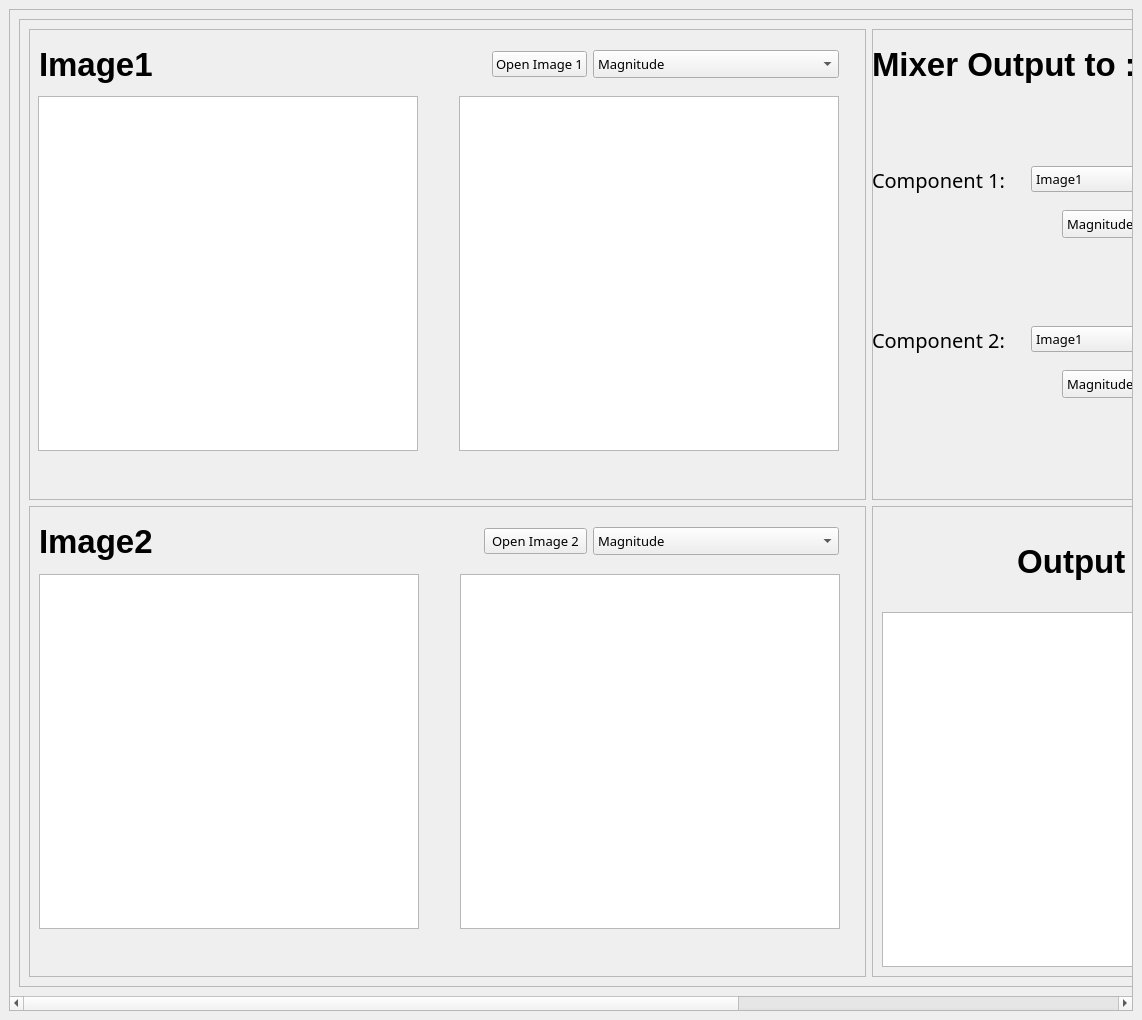
<?xml version="1.0" encoding="UTF-8"?>
<ui version="4.0">
 <class>MainWindow</class>
 <widget class="QMainWindow" name="MainWindow">
  <property name="geometry">
   <rect>
    <x>0</x>
    <y>0</y>
    <width>1142</width>
    <height>1020</height>
   </rect>
  </property>
  <property name="windowTitle">
   <string>MainWindow</string>
  </property>
  <widget class="QWidget" name="centralwidget">
   <layout class="QVBoxLayout" name="verticalLayout_6">
    <item>
     <widget class="QScrollArea" name="scrollArea">
      <property name="widgetResizable">
       <bool>true</bool>
      </property>
      <widget class="QWidget" name="scrollAreaWidgetContents">
       <property name="geometry">
        <rect>
         <x>0</x>
         <y>0</y>
         <width>1718</width>
         <height>983</height>
        </rect>
       </property>
       <layout class="QVBoxLayout" name="verticalLayout_5">
        <item>
         <widget class="QFrame" name="frame">
          <property name="minimumSize">
           <size>
            <width>1700</width>
            <height>900</height>
           </size>
          </property>
          <property name="frameShape">
           <enum>QFrame::StyledPanel</enum>
          </property>
          <property name="frameShadow">
           <enum>QFrame::Raised</enum>
          </property>
          <layout class="QVBoxLayout" name="verticalLayout_2">
           <item>
            <layout class="QGridLayout" name="gridLayout">
             <item row="1" column="0">
              <widget class="QFrame" name="frame_12">
               <property name="sizePolicy">
                <sizepolicy hsizetype="Preferred" vsizetype="Preferred">
                 <horstretch>1</horstretch>
                 <verstretch>1</verstretch>
                </sizepolicy>
               </property>
               <property name="minimumSize">
                <size>
                 <width>820</width>
                 <height>430</height>
                </size>
               </property>
               <property name="frameShape">
                <enum>QFrame::StyledPanel</enum>
               </property>
               <property name="frameShadow">
                <enum>QFrame::Raised</enum>
               </property>
               <widget class="QWidget" name="horizontalLayoutWidget_4">
                <property name="geometry">
                 <rect>
                  <x>10</x>
                  <y>60</y>
                  <width>801</width>
                  <height>371</height>
                 </rect>
                </property>
                <layout class="QHBoxLayout" name="horizontalLayout_4">
                 <item>
                  <widget class="PlotWidget" name="original_2">
                   <property name="sizePolicy">
                    <sizepolicy hsizetype="Fixed" vsizetype="Fixed">
                     <horstretch>0</horstretch>
                     <verstretch>0</verstretch>
                    </sizepolicy>
                   </property>
                   <property name="minimumSize">
                    <size>
                     <width>380</width>
                     <height>355</height>
                    </size>
                   </property>
                  </widget>
                 </item>
                 <item>
                  <spacer name="horizontalSpacer_6">
                   <property name="orientation">
                    <enum>Qt::Horizontal</enum>
                   </property>
                   <property name="sizeType">
                    <enum>QSizePolicy::MinimumExpanding</enum>
                   </property>
                   <property name="sizeHint" stdset="0">
                    <size>
                     <width>20</width>
                     <height>20</height>
                    </size>
                   </property>
                  </spacer>
                 </item>
                 <item>
                  <widget class="PlotWidget" name="components_p2">
                   <property name="sizePolicy">
                    <sizepolicy hsizetype="Fixed" vsizetype="Fixed">
                     <horstretch>0</horstretch>
                     <verstretch>0</verstretch>
                    </sizepolicy>
                   </property>
                   <property name="minimumSize">
                    <size>
                     <width>380</width>
                     <height>355</height>
                    </size>
                   </property>
                  </widget>
                 </item>
                </layout>
               </widget>
               <widget class="QWidget" name="horizontalLayoutWidget_2">
                <property name="geometry">
                 <rect>
                  <x>10</x>
                  <y>10</y>
                  <width>801</width>
                  <height>51</height>
                 </rect>
                </property>
                <layout class="QHBoxLayout" name="horizontalLayout_3">
                 <item>
                  <widget class="QLabel" name="label_Image2">
                   <property name="font">
                    <font>
                     <family>MS UI Gothic</family>
                     <pointsize>25</pointsize>
                     <weight>75</weight>
                     <italic>false</italic>
                     <bold>true</bold>
                     <strikeout>false</strikeout>
                     <kerning>true</kerning>
                    </font>
                   </property>
                   <property name="text">
                    <string>Image2</string>
                   </property>
                  </widget>
                 </item>
                 <item>
                  <spacer name="horizontalSpacer_4">
                   <property name="orientation">
                    <enum>Qt::Horizontal</enum>
                   </property>
                   <property name="sizeType">
                    <enum>QSizePolicy::MinimumExpanding</enum>
                   </property>
                   <property name="sizeHint" stdset="0">
                    <size>
                     <width>40</width>
                     <height>20</height>
                    </size>
                   </property>
                  </spacer>
                 </item>
                 <item>
                  <widget class="QPushButton" name="btn_open2">
                   <property name="minimumSize">
                    <size>
                     <width>103</width>
                     <height>0</height>
                    </size>
                   </property>
                   <property name="font">
                    <font>
                     <family>Rockwell</family>
                     <pointsize>10</pointsize>
                     <weight>50</weight>
                     <bold>false</bold>
                    </font>
                   </property>
                   <property name="text">
                    <string>Open Image 2</string>
                   </property>
                  </widget>
                 </item>
                 <item>
                  <widget class="QComboBox" name="comboBox_components2">
                   <property name="sizePolicy">
                    <sizepolicy hsizetype="Fixed" vsizetype="Fixed">
                     <horstretch>0</horstretch>
                     <verstretch>0</verstretch>
                    </sizepolicy>
                   </property>
                   <property name="minimumSize">
                    <size>
                     <width>246</width>
                     <height>28</height>
                    </size>
                   </property>
                   <property name="font">
                    <font>
                     <family>Rockwell</family>
                     <pointsize>10</pointsize>
                    </font>
                   </property>
                   <item>
                    <property name="text">
                     <string>Magnitude</string>
                    </property>
                   </item>
                   <item>
                    <property name="text">
                     <string>Phase</string>
                    </property>
                   </item>
                   <item>
                    <property name="text">
                     <string>Real</string>
                    </property>
                   </item>
                   <item>
                    <property name="text">
                     <string>Imaginary</string>
                    </property>
                   </item>
                  </widget>
                 </item>
                 <item>
                  <spacer name="horizontalSpacer_5">
                   <property name="orientation">
                    <enum>Qt::Horizontal</enum>
                   </property>
                   <property name="sizeType">
                    <enum>QSizePolicy::Fixed</enum>
                   </property>
                   <property name="sizeHint" stdset="0">
                    <size>
                     <width>1</width>
                     <height>20</height>
                    </size>
                   </property>
                  </spacer>
                 </item>
                </layout>
               </widget>
              </widget>
             </item>
             <item row="0" column="0">
              <widget class="QFrame" name="frame_11">
               <property name="sizePolicy">
                <sizepolicy hsizetype="Preferred" vsizetype="Preferred">
                 <horstretch>1</horstretch>
                 <verstretch>1</verstretch>
                </sizepolicy>
               </property>
               <property name="minimumSize">
                <size>
                 <width>820</width>
                 <height>430</height>
                </size>
               </property>
               <property name="frameShape">
                <enum>QFrame::StyledPanel</enum>
               </property>
               <property name="frameShadow">
                <enum>QFrame::Raised</enum>
               </property>
               <widget class="QWidget" name="horizontalLayoutWidget_3">
                <property name="geometry">
                 <rect>
                  <x>9</x>
                  <y>59</y>
                  <width>801</width>
                  <height>371</height>
                 </rect>
                </property>
                <layout class="QHBoxLayout" name="horizontalLayout_1">
                 <item>
                  <widget class="PlotWidget" name="original_1">
                   <property name="sizePolicy">
                    <sizepolicy hsizetype="Fixed" vsizetype="Fixed">
                     <horstretch>0</horstretch>
                     <verstretch>0</verstretch>
                    </sizepolicy>
                   </property>
                   <property name="minimumSize">
                    <size>
                     <width>380</width>
                     <height>355</height>
                    </size>
                   </property>
                  </widget>
                 </item>
                 <item>
                  <spacer name="horizontalSpacer_1">
                   <property name="orientation">
                    <enum>Qt::Horizontal</enum>
                   </property>
                   <property name="sizeType">
                    <enum>QSizePolicy::MinimumExpanding</enum>
                   </property>
                   <property name="sizeHint" stdset="0">
                    <size>
                     <width>20</width>
                     <height>20</height>
                    </size>
                   </property>
                  </spacer>
                 </item>
                 <item>
                  <widget class="PlotWidget" name="components_p1">
                   <property name="sizePolicy">
                    <sizepolicy hsizetype="Fixed" vsizetype="Fixed">
                     <horstretch>0</horstretch>
                     <verstretch>0</verstretch>
                    </sizepolicy>
                   </property>
                   <property name="minimumSize">
                    <size>
                     <width>380</width>
                     <height>355</height>
                    </size>
                   </property>
                  </widget>
                 </item>
                </layout>
               </widget>
               <widget class="QWidget" name="horizontalLayoutWidget_6">
                <property name="geometry">
                 <rect>
                  <x>10</x>
                  <y>10</y>
                  <width>801</width>
                  <height>51</height>
                 </rect>
                </property>
                <layout class="QHBoxLayout" name="horizontalLayout_2">
                 <item>
                  <widget class="QLabel" name="label_Image2_2">
                   <property name="font">
                    <font>
                     <family>MS UI Gothic</family>
                     <pointsize>25</pointsize>
                     <weight>75</weight>
                     <italic>false</italic>
                     <bold>true</bold>
                     <strikeout>false</strikeout>
                     <kerning>true</kerning>
                    </font>
                   </property>
                   <property name="text">
                    <string>Image1</string>
                   </property>
                  </widget>
                 </item>
                 <item>
                  <spacer name="horizontalSpacer_2">
                   <property name="orientation">
                    <enum>Qt::Horizontal</enum>
                   </property>
                   <property name="sizeType">
                    <enum>QSizePolicy::MinimumExpanding</enum>
                   </property>
                   <property name="sizeHint" stdset="0">
                    <size>
                     <width>40</width>
                     <height>20</height>
                    </size>
                   </property>
                  </spacer>
                 </item>
                 <item>
                  <widget class="QPushButton" name="btn_open1">
                   <property name="sizePolicy">
                    <sizepolicy hsizetype="Fixed" vsizetype="Fixed">
                     <horstretch>0</horstretch>
                     <verstretch>0</verstretch>
                    </sizepolicy>
                   </property>
                   <property name="minimumSize">
                    <size>
                     <width>80</width>
                     <height>0</height>
                    </size>
                   </property>
                   <property name="font">
                    <font>
                     <family>Rockwell</family>
                     <pointsize>10</pointsize>
                    </font>
                   </property>
                   <property name="text">
                    <string>Open Image 1</string>
                   </property>
                  </widget>
                 </item>
                 <item>
                  <widget class="QComboBox" name="comboBox_components1">
                   <property name="sizePolicy">
                    <sizepolicy hsizetype="Fixed" vsizetype="Fixed">
                     <horstretch>0</horstretch>
                     <verstretch>0</verstretch>
                    </sizepolicy>
                   </property>
                   <property name="minimumSize">
                    <size>
                     <width>246</width>
                     <height>28</height>
                    </size>
                   </property>
                   <property name="font">
                    <font>
                     <family>Rockwell</family>
                     <pointsize>10</pointsize>
                    </font>
                   </property>
                   <item>
                    <property name="text">
                     <string>Magnitude</string>
                    </property>
                   </item>
                   <item>
                    <property name="text">
                     <string>Phase</string>
                    </property>
                   </item>
                   <item>
                    <property name="text">
                     <string>Real</string>
                    </property>
                   </item>
                   <item>
                    <property name="text">
                     <string>Imaginary</string>
                    </property>
                   </item>
                  </widget>
                 </item>
                 <item>
                  <spacer name="horizontalSpacer_3">
                   <property name="orientation">
                    <enum>Qt::Horizontal</enum>
                   </property>
                   <property name="sizeType">
                    <enum>QSizePolicy::Fixed</enum>
                   </property>
                   <property name="sizeHint" stdset="0">
                    <size>
                     <width>1</width>
                     <height>20</height>
                    </size>
                   </property>
                  </spacer>
                 </item>
                </layout>
               </widget>
              </widget>
             </item>
             <item row="0" column="1">
              <widget class="QFrame" name="frame_21">
               <property name="sizePolicy">
                <sizepolicy hsizetype="Preferred" vsizetype="Preferred">
                 <horstretch>1</horstretch>
                 <verstretch>1</verstretch>
                </sizepolicy>
               </property>
               <property name="minimumSize">
                <size>
                 <width>820</width>
                 <height>430</height>
                </size>
               </property>
               <property name="frameShape">
                <enum>QFrame::StyledPanel</enum>
               </property>
               <property name="frameShadow">
                <enum>QFrame::Raised</enum>
               </property>
               <widget class="QWidget" name="horizontalLayoutWidget_5">
                <property name="geometry">
                 <rect>
                  <x>0</x>
                  <y>10</y>
                  <width>801</width>
                  <height>51</height>
                 </rect>
                </property>
                <layout class="QHBoxLayout" name="horizontalLayout_7">
                 <item>
                  <widget class="QLabel" name="label_Mixer">
                   <property name="font">
                    <font>
                     <family>MS UI Gothic</family>
                     <pointsize>25</pointsize>
                     <weight>75</weight>
                     <italic>false</italic>
                     <bold>true</bold>
                     <strikeout>false</strikeout>
                     <kerning>true</kerning>
                    </font>
                   </property>
                   <property name="text">
                    <string>Mixer Output to :</string>
                   </property>
                  </widget>
                 </item>
                 <item>
                  <spacer name="horizontalSpacer_10">
                   <property name="orientation">
                    <enum>Qt::Horizontal</enum>
                   </property>
                   <property name="sizeType">
                    <enum>QSizePolicy::MinimumExpanding</enum>
                   </property>
                   <property name="sizeHint" stdset="0">
                    <size>
                     <width>40</width>
                     <height>20</height>
                    </size>
                   </property>
                  </spacer>
                 </item>
                 <item>
                  <widget class="QComboBox" name="comboBox_outputs">
                   <property name="sizePolicy">
                    <sizepolicy hsizetype="Fixed" vsizetype="Fixed">
                     <horstretch>0</horstretch>
                     <verstretch>0</verstretch>
                    </sizepolicy>
                   </property>
                   <property name="minimumSize">
                    <size>
                     <width>270</width>
                     <height>28</height>
                    </size>
                   </property>
                   <property name="font">
                    <font>
                     <family>Rockwell</family>
                     <pointsize>10</pointsize>
                    </font>
                   </property>
                   <item>
                    <property name="text">
                     <string>Output1</string>
                    </property>
                   </item>
                   <item>
                    <property name="text">
                     <string>Output2</string>
                    </property>
                   </item>
                  </widget>
                 </item>
                 <item>
                  <spacer name="horizontalSpacer_11">
                   <property name="orientation">
                    <enum>Qt::Horizontal</enum>
                   </property>
                   <property name="sizeType">
                    <enum>QSizePolicy::Fixed</enum>
                   </property>
                   <property name="sizeHint" stdset="0">
                    <size>
                     <width>1</width>
                     <height>20</height>
                    </size>
                   </property>
                  </spacer>
                 </item>
                </layout>
               </widget>
               <widget class="QWidget" name="horizontalLayoutWidget">
                <property name="geometry">
                 <rect>
                  <x>0</x>
                  <y>130</y>
                  <width>801</width>
                  <height>41</height>
                 </rect>
                </property>
                <layout class="QHBoxLayout" name="horizontalLayout_5">
                 <item>
                  <widget class="QLabel" name="label">
                   <property name="font">
                    <font>
                     <family>Rockwell</family>
                     <pointsize>15</pointsize>
                    </font>
                   </property>
                   <property name="text">
                    <string>Component 1:</string>
                   </property>
                  </widget>
                 </item>
                 <item>
                  <spacer name="horizontalSpacer_7">
                   <property name="orientation">
                    <enum>Qt::Horizontal</enum>
                   </property>
                   <property name="sizeType">
                    <enum>QSizePolicy::Fixed</enum>
                   </property>
                   <property name="sizeHint" stdset="0">
                    <size>
                     <width>20</width>
                     <height>20</height>
                    </size>
                   </property>
                  </spacer>
                 </item>
                 <item>
                  <widget class="QComboBox" name="Img_compo1">
                   <property name="sizePolicy">
                    <sizepolicy hsizetype="Fixed" vsizetype="Fixed">
                     <horstretch>0</horstretch>
                     <verstretch>0</verstretch>
                    </sizepolicy>
                   </property>
                   <property name="minimumSize">
                    <size>
                     <width>125</width>
                     <height>0</height>
                    </size>
                   </property>
                   <property name="font">
                    <font>
                     <family>Rockwell</family>
                     <pointsize>10</pointsize>
                    </font>
                   </property>
                   <item>
                    <property name="text">
                     <string>Image1</string>
                    </property>
                   </item>
                   <item>
                    <property name="text">
                     <string>Image2</string>
                    </property>
                   </item>
                  </widget>
                 </item>
                 <item>
                  <spacer name="horizontalSpacer_8">
                   <property name="orientation">
                    <enum>Qt::Horizontal</enum>
                   </property>
                   <property name="sizeType">
                    <enum>QSizePolicy::Fixed</enum>
                   </property>
                   <property name="sizeHint" stdset="0">
                    <size>
                     <width>60</width>
                     <height>20</height>
                    </size>
                   </property>
                  </spacer>
                 </item>
                 <item>
                  <widget class="QSlider" name="slider1">
                   <property name="orientation">
                    <enum>Qt::Horizontal</enum>
                   </property>
                  </widget>
                 </item>
                 <item>
                  <widget class="QLabel" name="slider1_text">
                   <property name="text">
                    <string>TextLabel</string>
                   </property>
                  </widget>
                 </item>
                </layout>
               </widget>
               <widget class="QWidget" name="horizontalLayoutWidget_8">
                <property name="geometry">
                 <rect>
                  <x>0</x>
                  <y>170</y>
                  <width>801</width>
                  <height>51</height>
                 </rect>
                </property>
                <layout class="QHBoxLayout" name="horizontalLayout_8">
                 <item>
                  <spacer name="horizontalSpacer_12">
                   <property name="orientation">
                    <enum>Qt::Horizontal</enum>
                   </property>
                   <property name="sizeType">
                    <enum>QSizePolicy::Fixed</enum>
                   </property>
                   <property name="sizeHint" stdset="0">
                    <size>
                     <width>190</width>
                     <height>20</height>
                    </size>
                   </property>
                  </spacer>
                 </item>
                 <item>
                  <widget class="QComboBox" name="Mixer_components1">
                   <property name="sizePolicy">
                    <sizepolicy hsizetype="Preferred" vsizetype="Fixed">
                     <horstretch>0</horstretch>
                     <verstretch>0</verstretch>
                    </sizepolicy>
                   </property>
                   <property name="minimumSize">
                    <size>
                     <width>252</width>
                     <height>28</height>
                    </size>
                   </property>
                   <property name="font">
                    <font>
                     <family>Rockwell</family>
                     <pointsize>10</pointsize>
                    </font>
                   </property>
                   <property name="layoutDirection">
                    <enum>Qt::LeftToRight</enum>
                   </property>
                   <property name="autoFillBackground">
                    <bool>false</bool>
                   </property>
                   <item>
                    <property name="text">
                     <string>Magnitude</string>
                    </property>
                   </item>
                   <item>
                    <property name="text">
                     <string>Phase</string>
                    </property>
                   </item>
                   <item>
                    <property name="text">
                     <string>Real</string>
                    </property>
                   </item>
                   <item>
                    <property name="text">
                     <string>Imaginary</string>
                    </property>
                   </item>
                   <item>
                    <property name="text">
                     <string>Uni Mag</string>
                    </property>
                   </item>
                   <item>
                    <property name="text">
                     <string>Uni Phase</string>
                    </property>
                   </item>
                  </widget>
                 </item>
                </layout>
               </widget>
               <widget class="QWidget" name="horizontalLayoutWidget_9">
                <property name="geometry">
                 <rect>
                  <x>0</x>
                  <y>290</y>
                  <width>801</width>
                  <height>41</height>
                 </rect>
                </property>
                <layout class="QHBoxLayout" name="horizontalLayout_9">
                 <item>
                  <widget class="QLabel" name="label_2">
                   <property name="font">
                    <font>
                     <family>Rockwell</family>
                     <pointsize>15</pointsize>
                    </font>
                   </property>
                   <property name="text">
                    <string>Component 2:</string>
                   </property>
                  </widget>
                 </item>
                 <item>
                  <spacer name="horizontalSpacer_14">
                   <property name="orientation">
                    <enum>Qt::Horizontal</enum>
                   </property>
                   <property name="sizeType">
                    <enum>QSizePolicy::Fixed</enum>
                   </property>
                   <property name="sizeHint" stdset="0">
                    <size>
                     <width>20</width>
                     <height>20</height>
                    </size>
                   </property>
                  </spacer>
                 </item>
                 <item>
                  <widget class="QComboBox" name="Img_compo2">
                   <property name="sizePolicy">
                    <sizepolicy hsizetype="Fixed" vsizetype="Fixed">
                     <horstretch>0</horstretch>
                     <verstretch>0</verstretch>
                    </sizepolicy>
                   </property>
                   <property name="minimumSize">
                    <size>
                     <width>125</width>
                     <height>0</height>
                    </size>
                   </property>
                   <property name="font">
                    <font>
                     <family>Rockwell</family>
                     <pointsize>10</pointsize>
                    </font>
                   </property>
                   <item>
                    <property name="text">
                     <string>Image1</string>
                    </property>
                   </item>
                   <item>
                    <property name="text">
                     <string>Image2</string>
                    </property>
                   </item>
                  </widget>
                 </item>
                 <item>
                  <spacer name="horizontalSpacer_13">
                   <property name="orientation">
                    <enum>Qt::Horizontal</enum>
                   </property>
                   <property name="sizeType">
                    <enum>QSizePolicy::Fixed</enum>
                   </property>
                   <property name="sizeHint" stdset="0">
                    <size>
                     <width>60</width>
                     <height>20</height>
                    </size>
                   </property>
                  </spacer>
                 </item>
                 <item>
                  <widget class="QSlider" name="slider2">
                   <property name="orientation">
                    <enum>Qt::Horizontal</enum>
                   </property>
                  </widget>
                 </item>
                 <item>
                  <widget class="QLabel" name="slider2_text">
                   <property name="text">
                    <string>TextLabel</string>
                   </property>
                  </widget>
                 </item>
                </layout>
               </widget>
               <widget class="QWidget" name="horizontalLayoutWidget_10">
                <property name="geometry">
                 <rect>
                  <x>0</x>
                  <y>330</y>
                  <width>801</width>
                  <height>51</height>
                 </rect>
                </property>
                <layout class="QHBoxLayout" name="horizontalLayout_6">
                 <item>
                  <spacer name="horizontalSpacer_9">
                   <property name="orientation">
                    <enum>Qt::Horizontal</enum>
                   </property>
                   <property name="sizeType">
                    <enum>QSizePolicy::Fixed</enum>
                   </property>
                   <property name="sizeHint" stdset="0">
                    <size>
                     <width>190</width>
                     <height>20</height>
                    </size>
                   </property>
                  </spacer>
                 </item>
                 <item>
                  <widget class="QComboBox" name="Mixer_components2">
                   <property name="sizePolicy">
                    <sizepolicy hsizetype="Preferred" vsizetype="Fixed">
                     <horstretch>0</horstretch>
                     <verstretch>0</verstretch>
                    </sizepolicy>
                   </property>
                   <property name="minimumSize">
                    <size>
                     <width>252</width>
                     <height>28</height>
                    </size>
                   </property>
                   <property name="font">
                    <font>
                     <family>Rockwell</family>
                     <pointsize>10</pointsize>
                    </font>
                   </property>
                   <property name="layoutDirection">
                    <enum>Qt::LeftToRight</enum>
                   </property>
                   <property name="autoFillBackground">
                    <bool>false</bool>
                   </property>
                   <item>
                    <property name="text">
                     <string>Magnitude</string>
                    </property>
                   </item>
                   <item>
                    <property name="text">
                     <string>Phase</string>
                    </property>
                   </item>
                   <item>
                    <property name="text">
                     <string>Real</string>
                    </property>
                   </item>
                   <item>
                    <property name="text">
                     <string>Imaginary</string>
                    </property>
                   </item>
                   <item>
                    <property name="text">
                     <string>Uni Mag</string>
                    </property>
                   </item>
                   <item>
                    <property name="text">
                     <string>Uni Phase</string>
                    </property>
                   </item>
                  </widget>
                 </item>
                </layout>
               </widget>
              </widget>
             </item>
             <item row="1" column="1">
              <widget class="QFrame" name="frame_22">
               <property name="sizePolicy">
                <sizepolicy hsizetype="Preferred" vsizetype="Preferred">
                 <horstretch>1</horstretch>
                 <verstretch>1</verstretch>
                </sizepolicy>
               </property>
               <property name="minimumSize">
                <size>
                 <width>820</width>
                 <height>430</height>
                </size>
               </property>
               <property name="frameShape">
                <enum>QFrame::StyledPanel</enum>
               </property>
               <property name="frameShadow">
                <enum>QFrame::Raised</enum>
               </property>
               <layout class="QVBoxLayout" name="verticalLayout_4">
                <item>
                 <layout class="QHBoxLayout" name="horizontalLayout">
                  <item>
                   <layout class="QVBoxLayout" name="verticalLayout">
                    <item>
                     <widget class="QLabel" name="label_out1">
                      <property name="font">
                       <font>
                        <family>MS UI Gothic</family>
                        <pointsize>25</pointsize>
                        <weight>75</weight>
                        <bold>true</bold>
                       </font>
                      </property>
                      <property name="autoFillBackground">
                       <bool>false</bool>
                      </property>
                      <property name="text">
                       <string>Output 1</string>
                      </property>
                      <property name="alignment">
                       <set>Qt::AlignCenter</set>
                      </property>
                     </widget>
                    </item>
                   </layout>
                  </item>
                  <item>
                   <layout class="QVBoxLayout" name="verticalLayout_3">
                    <item>
                     <widget class="QLabel" name="label_out2_2">
                      <property name="font">
                       <font>
                        <family>MS UI Gothic</family>
                        <pointsize>25</pointsize>
                        <weight>75</weight>
                        <bold>true</bold>
                       </font>
                      </property>
                      <property name="autoFillBackground">
                       <bool>false</bool>
                      </property>
                      <property name="text">
                       <string>Output 2</string>
                      </property>
                      <property name="alignment">
                       <set>Qt::AlignCenter</set>
                      </property>
                     </widget>
                    </item>
                   </layout>
                  </item>
                 </layout>
                </item>
                <item>
                 <layout class="QHBoxLayout" name="horizontalLayout_10">
                  <item>
                   <widget class="PlotWidget" name="output1">
                    <property name="sizePolicy">
                     <sizepolicy hsizetype="Fixed" vsizetype="Fixed">
                      <horstretch>0</horstretch>
                      <verstretch>0</verstretch>
                     </sizepolicy>
                    </property>
                    <property name="minimumSize">
                     <size>
                      <width>380</width>
                      <height>355</height>
                     </size>
                    </property>
                   </widget>
                  </item>
                  <item>
                   <spacer name="horizontalSpacer_15">
                    <property name="orientation">
                     <enum>Qt::Horizontal</enum>
                    </property>
                    <property name="sizeType">
                     <enum>QSizePolicy::MinimumExpanding</enum>
                    </property>
                    <property name="sizeHint" stdset="0">
                     <size>
                      <width>20</width>
                      <height>20</height>
                     </size>
                    </property>
                   </spacer>
                  </item>
                  <item>
                   <widget class="PlotWidget" name="output2">
                    <property name="sizePolicy">
                     <sizepolicy hsizetype="Fixed" vsizetype="Fixed">
                      <horstretch>0</horstretch>
                      <verstretch>0</verstretch>
                     </sizepolicy>
                    </property>
                    <property name="minimumSize">
                     <size>
                      <width>380</width>
                      <height>355</height>
                     </size>
                    </property>
                   </widget>
                  </item>
                 </layout>
                </item>
               </layout>
              </widget>
             </item>
            </layout>
           </item>
          </layout>
         </widget>
        </item>
       </layout>
      </widget>
     </widget>
    </item>
   </layout>
  </widget>
 </widget>
 <customwidgets>
  <customwidget>
   <class>PlotWidget</class>
   <extends>QGraphicsView</extends>
   <header location="global">pyqtgraph</header>
  </customwidget>
 </customwidgets>
 <resources/>
 <connections/>
</ui>
